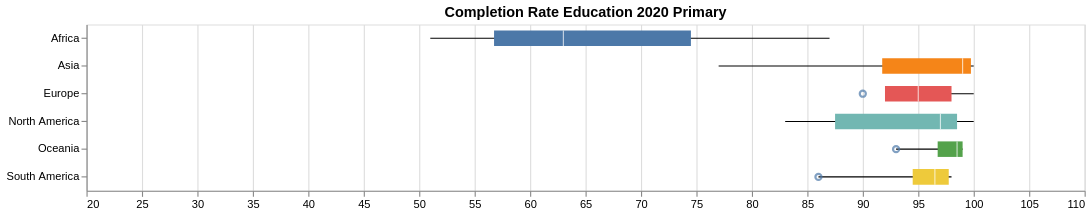

The Vega-Lite source for this figure:
### Vega-Lite specification from a JSON file in a GitHub repository (floating-point values rounded to 4 significant figures)
{"$schema": "https://vega.github.io/schema/vega-lite/v5.json", "title": "Completion Rate Education 2020 Primary", "width": 900, "height": 150, "data": {"values": [{"Species": "Africa", "lower": 51, "q1": 56.75, "median": 63, "q3": 74.5, "upper": 87, "outliers": []}, {"Species": "Asia", "lower": 77, "q1": 91.75, "median": 99, "q3": 99.75, "upper": 100, "outliers": []}, {"Species": "Europe", "lower": 93, "q1": 92, "median": 95, "q3": 98, "upper": 100, "outliers": [90]}, {"Species": "North America", "lower": 83, "q1": 87.5, "median": 97, "q3": 98.5, "upper": 100, "outliers": []}, {"Species": "Oceania", "lower": 93, "q1": 96.75, "median": 98.5, "q3": 99, "upper": 99, "outliers": [93]}, {"Species": "South America", "lower": 86, "q1": 94.5, "median": 96.5, "q3": 97.75, "upper": 98, "outliers": [86]}]}, "encoding": {"y": {"field": "Species", "type": "nominal", "title": null}, "tooltip": [{"field": "Species", "type": "nominal", "title": "Country"}, {"field": "lower", "type": "quantitative", "title": "Minimum"}, {"field": "q1", "type": "quantitative", "format": ",.2f", "title": "Q1"}, {"field": "median", "type": "quantitative", "format": ",.2f", "title": "Median"}, {"field": "q3", "type": "quantitative", "format": ",.2f", "title": "Q3"}, {"field": "upper", "type": "quantitative", "title": "Maximum"}]}, "layer": [{"mark": {"type": "rule"}, "encoding": {"x": {"field": "lower", "type": "quantitative", "scale": {"domain": [25, 105]}, "title": null}, "x2": {"field": "upper"}}}, {"mark": {"type": "bar", "size": 14}, "encoding": {"x": {"field": "q1", "type": "quantitative"}, "x2": {"field": "q3"}, "color": {"field": "Species", "type": "nominal", "legend": null}}}, {"mark": {"type": "tick", "color": "white", "size": 14}, "encoding": {"x": {"field": "median", "type": "quantitative"}}}, {"transform": [{"flatten": ["outliers"]}], "mark": {"type": "point", "style": "boxplot-outliers"}, "encoding": {"x": {"field": "outliers", "type": "quantitative"}}}]}
